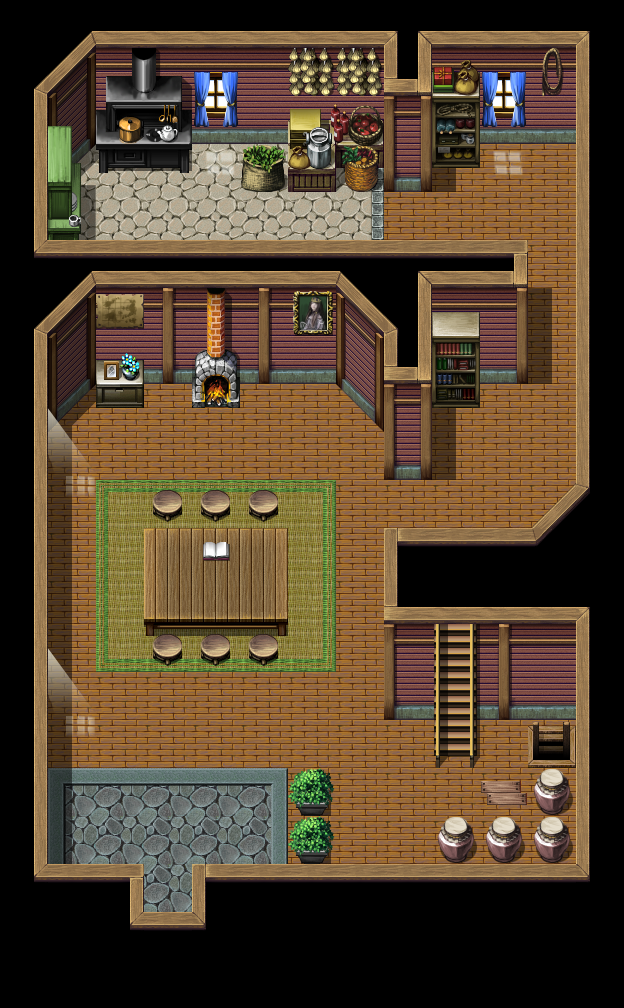

Below is a game level as drawn by its tile map, then a one-line description and the .tmx that defines it (tile-layer data replaced by summaries):
An orthogonal 26x42 tile map with 24x24 px tiles, 9 tile layers (under0_none, under1_ground, under2_fire, under3_objects, ...), 7 tilesets and 39 objects (2x stone, 2x hero_s_hometown, 2x hero_s_hometown_chief_s_house_2f, 2x hero_s_hometown_chief_s_house_b1, carpet, ...).

<map version="1.4" tiledversion="1.4.3" orientation="orthogonal" renderorder="right-down" width="26" height="42" tilewidth="24" tileheight="24" infinite="0" nextlayerid="25" nextobjectid="61">
 <properties>
  <property name="bgm" value="bgm_house" />
  <property name="bgs" value="bgs_fireplace" />
  <property name="step_sound" value="wood" />
 </properties>
 <tileset firstgid="1" name="hero_s_hometown_chief_s_house" tilewidth="24" tileheight="24" tilecount="832" columns="32">
  <image source="tilesets/hero_s_hometown_chief_s_house.png" width="768" height="624" />
 </tileset>
 <tileset firstgid="833" source="tilesets/fsm_flame03.tsx" />
 <tileset firstgid="1601" source="tilesets/fsm_inside01_b.tsx" />
 <tileset firstgid="2625" source="tilesets/fsm_inside01_c.tsx" />
 <tileset firstgid="3649" source="tilesets/fsm_inside01_d.tsx" />
 <tileset firstgid="4673" source="tilesets/fsm_inside01_f.tsx" />
 <tileset firstgid="4729" source="tilesets/fsm_inside01_e.tsx" />
 <layer id="14" name="under0_none" width="26" height="42">
  <data>[1092 cells, 0 non-empty, 0 distinct tile ids]</data>
 </layer>
 <layer id="15" name="under1_ground" width="26" height="42">
  <data>[1092 cells, 991 non-empty, 272 distinct tile ids]</data>
 </layer>
 <layer id="16" name="under2_fire" width="26" height="42">
  <data>[1092 cells, 4 non-empty, 4 distinct tile ids]</data>
 </layer>
 <layer id="17" name="under3_objects" width="26" height="42">
  <data>[1092 cells, 17 non-empty, 13 distinct tile ids]</data>
 </layer>
 <layer id="18" name="under4_objects" width="26" height="42">
  <data>[1092 cells, 2 non-empty, 2 distinct tile ids]</data>
 </layer>
 <layer id="19" name="under5_none" width="26" height="42">
  <data>[1092 cells, 0 non-empty, 0 distinct tile ids]</data>
 </layer>
 <layer id="20" name="over6_objects" width="26" height="42">
  <data>[1092 cells, 112 non-empty, 17 distinct tile ids]</data>
 </layer>
 <layer id="21" name="over7_none" width="26" height="42">
  <data>[1092 cells, 0 non-empty, 0 distinct tile ids]</data>
 </layer>
 <layer id="22" name="over8_none" width="26" height="42">
  <data>[1092 cells, 0 non-empty, 0 distinct tile ids]</data>
 </layer>
 <objectgroup color="#0055ff" id="24" name="sound">
  <object id="51" name="stone" x="48" y="768" width="240" height="192" />
  <object id="53" name="stone" x="48" y="144" width="336" height="144" />
  <object id="54" name="carpet" x="96" y="480" width="240" height="192" />
 </objectgroup>
 <objectgroup color="#aa0000" id="11" name="collision" visible="0">
  <object id="4" x="192" y="888" width="432" height="120" />
  <object id="5" x="0" y="888" width="144" height="120" />
  <object id="6" x="576" y="0" width="48" height="888" />
  <object id="8" x="0" y="0" width="48" height="888" />
  <object id="9" x="48" y="0" width="528" height="144" />
  <object id="10" x="384" y="552" width="48" height="168" />
  <object id="11" x="480" y="552" width="96" height="168" />
  <object id="12" x="432" y="552" width="48" height="72" />
  <object id="13" x="552" y="528" width="24" height="24" />
  <object id="14" x="288" y="768" width="48" height="96" />
  <object id="15" x="432" y="816" width="144" height="48" />
  <object id="16" x="144" y="480" width="144" height="192" />
  <object id="17" x="48" y="264" width="480" height="120" />
  <object id="18" x="384" y="384" width="48" height="96" />
  <object id="19" x="432" y="384" width="48" height="24" />
  <object id="24" x="336" y="384" width="48" height="24" />
  <object id="25" x="360" y="408" width="24" height="24" />
  <object id="27" x="48" y="384" width="96" height="24" />
  <object id="28" x="48" y="408" width="24" height="24" />
  <object id="29" x="192" y="384" width="48" height="24" />
  <object id="30" x="240" y="144" width="192" height="48" />
  <object id="32" x="432" y="144" width="48" height="24" />
  <object id="33" x="96" y="144" width="96" height="24" />
  <object id="34" x="48" y="144" width="48" height="96" />
  <object id="35" x="432" y="720" height="48" />
  <object id="36" x="480" y="720" height="48" />
  <object id="44" x="144" y="960" width="48" height="48" />
  <object id="45" x="528" y="768" width="48" height="48" />
  <object id="46" x="528" y="744" height="24" />
 </objectgroup>
 <objectgroup color="#55ff7f" id="23" name="npc">
  <object id="47" name="priest01" type="w" x="192" y="432" width="48" height="24">
   <properties>
    <property name="conversation" value="quest0005-1" />
   </properties>
  </object>
 </objectgroup>
 <objectgroup color="#55aaff" id="12" name="spawn">
  <object id="2" name="hero_s_hometown" x="144" y="912" width="48" height="24" />
  <object id="41" name="hero_s_hometown_chief_s_house_2f" x="432" y="648" width="48" height="24" />
  <object id="42" name="hero_s_hometown_chief_s_house_b1" x="528" y="720" width="48" height="24" />
 </objectgroup>
 <objectgroup color="#ffff7f" id="13" name="portal">
  <object id="3" name="hero_s_hometown" x="144" y="936" width="48" height="24" />
  <object id="39" name="hero_s_hometown_chief_s_house_2f" x="432" y="624" width="48" height="24" />
  <object id="43" name="hero_s_hometown_chief_s_house_b1" x="528" y="744" width="48" height="24" />
 </objectgroup>
</map>
